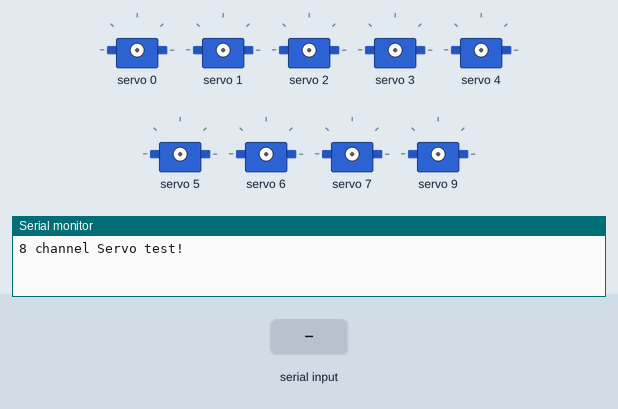
Recording of a sketch running on a simulated Arduino Uno, built with avr-gcc and run on an emulated ATmega328P. Shown: 9 × servo, the last lines printed to the serial monitor. The inputs (shaded band) are chosen by the test bench.

Above: at 0.01 s.
At 3.1 s:
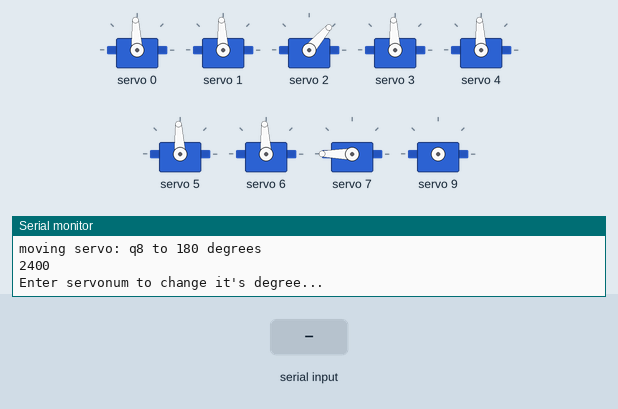
3.2 s: "90,45\n" received over Serial
4.7 s: "30,150\n" received over Serial
6.2 s: "3\n" received over Serial
7.7 s: "5\n" received over Serial
At 9.0 s:
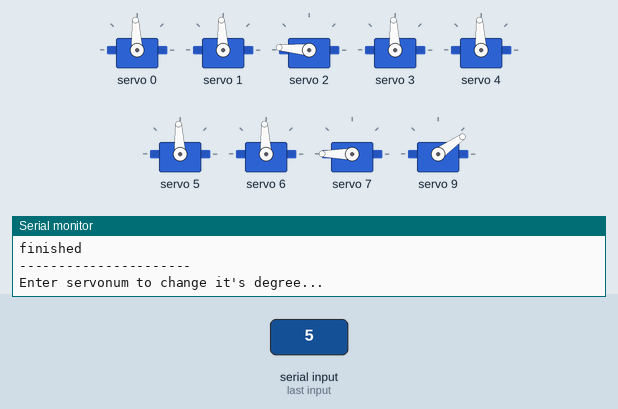
Timing chart, 0 to 10.2 s (numbered marks = the images above; inputs shaded):
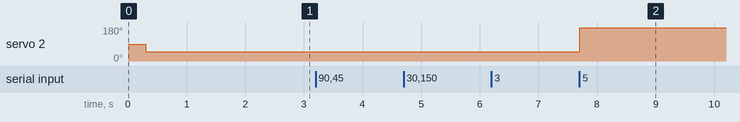

The sketch:

7DOF_pca9685-test.ino
```cpp
#include <Wire.h>
#include <Adafruit_PWMServoDriver.h>

Adafruit_PWMServoDriver pwm = Adafruit_PWMServoDriver();

#define SERVOMIN  150 // This is the 'minimum' pulse length count (out of 4096)
#define SERVOMAX  600 // This is the 'maximum' pulse length count (out of 4096)
#define USMIN  600 // This is the rounded 'minimum' microsecond length based on the minimum pulse of 150
#define USMAX  2400 // This is the rounded 'maximum' microsecond length based on the maximum pulse of 600
#define SERVO_FREQ 50 // Analog servos run at ~50 Hz updates

uint8_t servonum = 0; // servo counter


void driveServo(int servoNum, int degree) {
    //goes from 0 to 180
    //note: the servos on the "right" side of the robot's perspective must go in reverse.
    // so servo's q3, q5 and q7 must be set so it goes in reverse. This must be done
    // automatically inside this function, meaning you can send driveServo(45, 3) and it'll
    // calculate the correct reverse movement by default

    //uint16_t pulselength = SERVOMIN + float(SERVOMAX - SERVOMIN) * (float(degree)/180);

    if(servoNum == 3 || servoNum == 5 || servoNum == 7) {
      degree = 180 - degree;
    }

    uint16_t microsec_dur = USMIN + float(USMAX - USMIN) * (float(degree)/180);


    Serial.print("moving servo: q");
    Serial.print(servoNum);
    Serial.print(" to ");
    Serial.print(degree);
    Serial.println(" degrees");
    pwm.writeMicroseconds(servoNum - 1, microsec_dur);
    Serial.println(microsec_dur);
    delay(100);
}

void setup() {
    Serial.begin(9600);
    Serial.println("8 channel Servo test!");

    pwm.begin();

    pwm.setOscillatorFrequency(27000000);
    pwm.setPWMFreq(SERVO_FREQ);  // Analog servos run at ~50 Hz updates

    delay(100);

    driveServo(1, 90);
    driveServo(2, 90);
    driveServo(3, 135);
    driveServo(4, 90);
    driveServo(5, 90);
    driveServo(6, 90);
    driveServo(7, 90);
    driveServo(8, 180);
    delay(1000);
    Serial.println("Enter servonum to change it's degree...");
}

void loop() {
    // Drive each servo one at a time using setPWM()
    String input;
    int servoNum;
    int rotation;

    while(true) {
        if (Serial.available() > 0) {
            input = Serial.readStringUntil('\n');
            servoNum = input.toInt();
            Serial.print("changing servo #");
            Serial.print(input);
            Serial.print(" rotation to (note: q3 is set to 135degrees when upright): ");
            while(Serial.available() == 0) {}
            input = Serial.readStringUntil('\n');
            rotation = input.toInt();
            Serial.print(rotation);
            Serial.println(" degrees");
            driveServo(servoNum, rotation);
            Serial.println("finished");
            Serial.println("----------------------");
            Serial.println("Enter servonum to change it's degree...");
        }
    }
}
```

Measured:
- after the input at 7.7 s, servo 2: 49° → 175° at once
